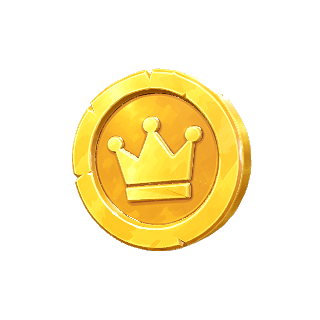
#> input picture godot/assets/ui/currency/coin.png, 320 x 320 px
$ python -i discord_pack.py   (imports and definitions only)
#> lines starting #> are read from the running program, lines starting #| are printed output that depends on the picture; after the words box and inside, x2 and y2 are one past the last pixel; in counts of white or black regions, pixels touching at a corner belong together
#!/usr/bin/env python3
"""Fatebound's Discord emojis and stickers (Kevin: "Make me a set of discord emojis and stickers").

From the heroes rendered by tools/render_discord.gd (--raw) and the game's own art (its icons, currency, chests, kill
banners, the app icon) and font (Lilita One):
  emojis/<name>.png     128 x 128 PNG (Discord: 128 x 128, 256 KB at most)
  stickers/<name>.png   320 x 320 PNG; the animated ones APNG (Discord: exactly 320 x 320, 512 KB at most)
  preview_*.png, README.txt (names, each sticker's emoji tag and description)
    python3 tools/discord_pack.py --raw <render_discord.gd's OUT_DIR> --out <dir>
"""
import argparse
import io
import math
import os

import numpy as np
from PIL import Image, ImageChops, ImageDraw, ImageFilter, ImageFont
from scipy import ndimage

HERE = os.path.dirname(os.path.abspath(__file__))
GODOT = os.path.dirname(HERE)
A = os.path.join(GODOT, "assets")
FONT = os.path.join(A, "fonts", "LilitaOne-Regular.ttf")
INK = (27, 16, 48, 255)          # the game's dark outline (UI2.INK's family)
GOLD = (255, 214, 90, 255)
EMOJI = 128
STICKER = 320
STICKER_MAX = 512 * 1024
EMOJI_MAX = 256 * 1024

HEROES = ["knight", "barbarian", "rogue", "ranger", "mage", "priest", "crusader", "berserker", "assassin", "sniper",
          "archmage", "necromancer", "golem", "dragoon", "duelist", "stormcaller", "musketeer", "druid"]
# a hero's head on its bust: (zoom: the square's side as a share of the bust's height, nudge x, nudge y) -- hats,
# plumes and antlers kept in
HEAD = {"knight": (0.70, 0, 0), "barbarian": (0.66, 0, 0), "rogue": (0.66, 0, 0), "ranger": (0.74, 0, 0),
        "mage": (0.74, 0, 0), "priest": (0.66, 0, 0), "crusader": (0.70, 0, 0), "berserker": (0.66, 0, 0),
        "assassin": (0.66, 0, 0), "sniper": (0.74, 0, 0), "archmage": (0.70, 0, 0), "necromancer": (0.66, 0, 0),
        "golem": (0.62, 0, 0), "dragoon": (0.70, 0, 0), "duelist": (0.66, 0, 0), "stormcaller": (0.66, 0, 0),
        "musketeer": (0.78, 0, 0), "druid": (0.74, 0, 0)}

# emojis from the game's art: name -> file
ICON_EMOJIS = [
    ("gold", "ui/currency/coin.png"), ("gems", "ui/currency/gem.png"), ("loot", "ui/currency/coins_l.png"),
    ("crown", "ui/v2/icons/crown.png"), ("ko", "ui/v2/icons/skull.png"), ("battle", "ui/v2/icons/swords.png"),
    ("trophy", "ui/v2/icons/trophy.png"), ("castle", "ui/v2/icons/castle.png"), ("herald", "ui/v2/icons/horn.png"),
    ("royal_chest", "ui/v2/chests/royal_icon.png"), ("chest", "ui/v2/chests/wood_icon.png"),
    ("ace", "ui/banners/ace.png"), ("quadrakill", "ui/banners/quadra.png"), ("pentakill", "ui/banners/penta.png"),
]
TEXT_EMOJIS = [("gg", "GG"), ("gl", "GL"), ("wp", "WP")]

# stickers: name, render, caption, banner (game art over him), emoji tag, description, animated
STICKERS = [
    ("gg", "necromancer_raise", "GG", None, "🤝", "The Necromancer raises his staff: GG", False),
    ("lets_go", "dragoon_jump", "LET'S GO!", None, "🔥", "The Dragoon leaps: LET'S GO!", True),
    ("double_kill", "stormcaller_cast", None, "ui/banners/double.png", "⚡", "The Stormcaller's lightning: DOUBLE KILL", False),
    ("on_my_way", "musketeer_run", "ON MY WAY", None, "🏃", "The Musketeer running: ON MY WAY", True),
    ("rip", "crusader_down", "RIP", None, "💀", "The Crusader knocked out: RIP", False),
    ("first_blood", "barbarian_chop", None, "ui/banners/first_blood.png", "🩸", "The Barbarian's axe: FIRST BLOOD", False),
    ("angry_rock", "golem_smash", "ANGRY ROCK", None, "🪨", "The Golem smashes: ANGRY ROCK", True),
    ("every_button", "mage_spell", "PRESS EVERY\nBUTTON", None, "🪄", "The Mage casting everything: PRESS EVERY BUTTON", True),
    ("need_heals", "priest_raise", "NEED HEALS?", None, "🙏", "The Priest: NEED HEALS?", False),
    ("sneaky", "rogue_sneak", "SNEAKY", None, "🤫", "The Rogue sneaking: SNEAKY", False),
    ("blocked", "knight_block", "BLOCKED", None, "🛡️", "The Knight behind his shield: BLOCKED", False),
    ("touch_grass", "druid_grass", "TOUCH GRASS", None, "🌿", "The Druid: TOUCH GRASS", False),
    ("one_v_one", "duelist_stab", "1V1 ME", None, "⚔️", "The Duelist en garde: 1V1 ME", False),
    ("protect_king", "king", "PROTECT\nTHE KING", None, "👑", "The King: PROTECT THE KING", False),
    ("brave_lad", "minion", "BRAVE\nLITTLE LAD", None, "🫡", "A minion charging: BRAVE LITTLE LAD", False),
]
STARTER = ["gg", "lets_go", "double_kill", "on_my_way", "rip"]   # an unboosted server's five sticker slots


def font(px):
    return ImageFont.truetype(FONT, px)


def trim(im):
    bb = im.getbbox()
    return im.crop(bb) if bb else im


# [17 lines left out: function despeck, not called in this run]


def outline(im, px, color, soft=0.0):
    """im with a solid outline of px around its opaque shape (a die-cut sticker's border)."""
    a = im.getchannel("A")
    pad = px + 4
    big = Image.new("RGBA", (im.width + pad * 2, im.height + pad * 2), (0, 0, 0, 0))
    big.alpha_composite(im, (pad, pad))
    a = big.getchannel("A").point(lambda v: 255 if v > 24 else 0)
    grown = a.filter(ImageFilter.MaxFilter(px * 2 + 1)) if px > 0 else a
    if soft > 0:
        grown = grown.filter(ImageFilter.GaussianBlur(soft))
    base = Image.new("RGBA", big.size, color)
    base.putalpha(grown)
    base.alpha_composite(big)
    return base


# [9 lines left out: function shadow, not called in this run]


def fit(im, w, h):
    s = min(w / im.width, h / im.height)
    return im.resize((max(1, round(im.width * s)), max(1, round(im.height * s))), Image.LANCZOS)


# [31 lines left out: function text_img, not called in this run]


def rotate(im, deg):
    return im.rotate(deg, resample=Image.BICUBIC, expand=True)


def canvas(size):
    return Image.new("RGBA", (size, size), (0, 0, 0, 0))


def paste_center(cv, im, cx, cy):
    cv.alpha_composite(im, (int(round(cx - im.width / 2)), int(round(cy - im.height / 2))))


# ---------------- emojis ----------------
# [27 lines left out: functions head_of, bottom_fade, not called in this run]


def emoji_from(im, pad=4, ring=2, fade=False):
    im = trim(im)
    inner = EMOJI - pad * 2 - ring * 2
    im = fit(im, inner, inner)
    im = outline(im, ring, INK)
    cv = canvas(EMOJI)
    paste_center(cv, im, EMOJI / 2, EMOJI / 2 + (pad + ring if fade else 0))
    return bottom_fade(cv) if fade else cv


# [147 lines left out: functions text_emoji, sticker_frame, save_apng, sheet, main, not called in this run]


# [2 lines not run here, left out]

>>> from PIL import Image
>>> picture = Image.open('../assets/ui/currency/coin.png')
#> picture is the input picture: PIL image 320x320 RGBA; mean R, G, B, A 60.6, 49.4, 15.9, 63.6
>>> result = emoji_from(picture)
#> in trim, `bb = im.getbbox()`: bb = (72, 68, 252, 251)
#> in fit, `return im.resize((max(1, round(im.width * s)), max(1, round(im.height ..`:
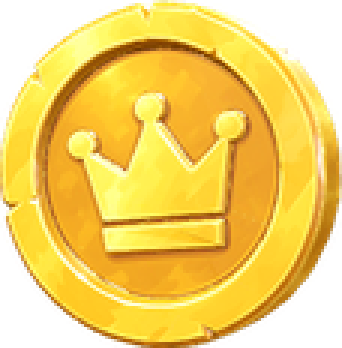
#> returned value: PIL image 114x116 RGBA (shown 3 times larger); mean R, G, B, A 194.5, 158.5, 51.5, 197.6; transparent parts drawn white
#> in outline, `big = Image.new("RGBA", (im.width + pad * 2, im.height + pad * 2), (0,..`: big: PIL image 126x128 RGBA; every value is 0
#> in outline, `big.alpha_composite(im, (pad, pad))`:
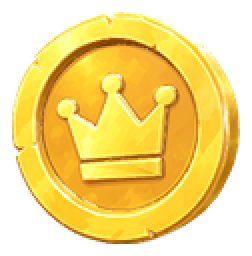
#> big: PIL image 126x128 RGBA (shown 2 times larger); mean R, G, B, A 159.5, 130, 42.2, 162; transparent parts drawn white
#> in outline, `a = big.getchannel("A").point(lambda v: 255 if v > 24 else 0)`:
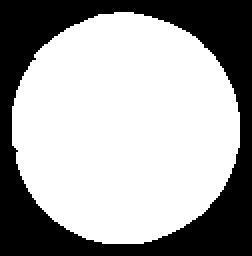
#> a: PIL image 126x128 L (shown 2 times larger); 64.6% white; 1 black region, box (x1, y1, x2, y2) and area: (0, 0, 126, 128) 5714
#> in outline, `grown = a.filter(ImageFilter.MaxFilter(px * 2 + 1)) if px > 0 else a`:
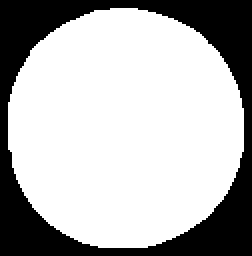
#> grown: PIL image 126x128 L (shown 2 times larger); 70.4% white; 1 black region, box (x1, y1, x2, y2) and area: (0, 0, 126, 128) 4776
#> in outline, `base.putalpha(grown)`:
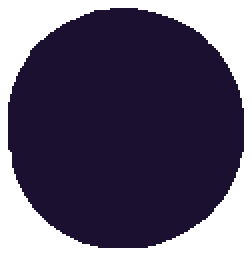
#> base: PIL image 126x128 RGBA (shown 2 times larger); mean R, G, B, A 27, 16, 48, 179.5; transparent parts drawn white
#> in outline, `base.alpha_composite(big)`:
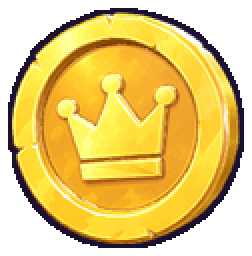
#> base: PIL image 126x128 RGBA (shown 2 times larger); mean R, G, B, A 163.3, 131.2, 58, 179.5; transparent parts drawn white
#> in emoji_from, `cv = canvas(EMOJI)`: cv: PIL image 128x128 RGBA; every value is 0
#> in paste_center, `cv.alpha_composite(im, (int(round(cx - im.width / 2)), int(round(cy - ..`:
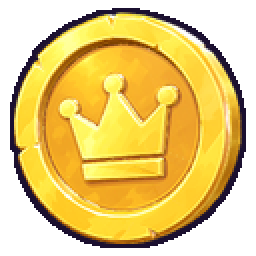
#> cv: PIL image 128x128 RGBA (shown 2 times larger); mean R, G, B, A 152.9, 124.5, 43.1, 176.7; transparent parts drawn white
